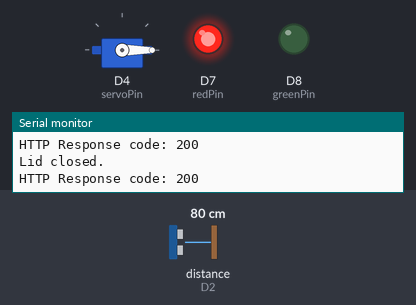
Recording of a sketch running on a simulated ESP8266 (NodeMCU). On the bench: servo, output pins drawn as LEDs (lit = HIGH), the last lines printed to the serial monitor. Wiring (inferred from the names in the program): ultrasonic range finder: trigger D1; echo D2. Inputs (shaded band) come from the test bench; at power-on: distance to the obstacle (sensor on D2) 80 cm. The echo pulse lasts 58.3 µs per cm; WiFi joins after 1.5 s; servers stay silent unless stated; uploads are accepted with an empty reply; pins used as bus, display or sensor lines are not drawn.

Above: at 2.8 s.
2.9 s: distance to the obstacle (sensor on D2) set to 22 cm
4.4 s: distance to the obstacle (sensor on D2) set to 19 cm
At 5.3 s:
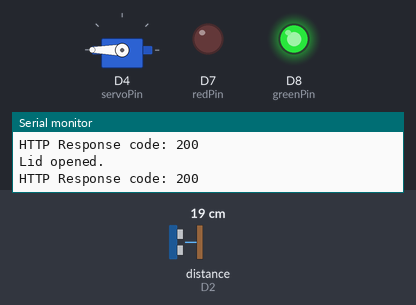
6.0 s: distance to the obstacle (sensor on D2) set to 35 cm
At 6.8 s:
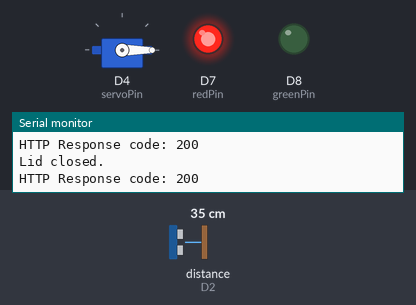
7.6 s: distance to the obstacle (sensor on D2) set to 2 cm
At 8.4 s:
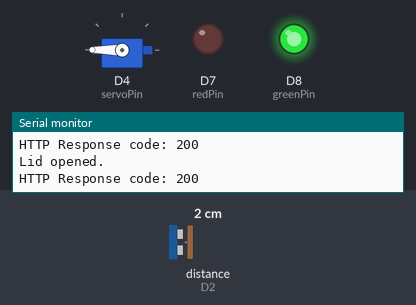
9.2 s: distance to the obstacle (sensor on D2) set to 60 cm
At 9.9 s:
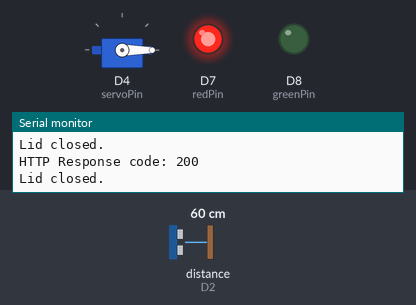
Timing chart, 0 to 11.8 s (numbered marks = the images above; inputs shaded):
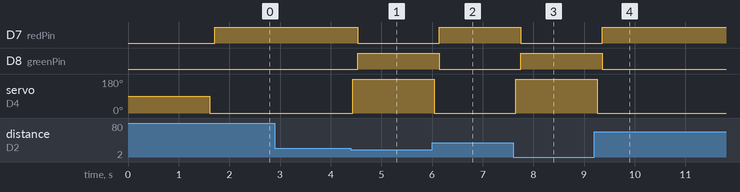

Measured:
- the behaviour switches between 21 and 20 cm on distance to the obstacle (sensor on D2) (found by bisection; images 0 and 1)
- after the input at 4.4 s, D7 (redPin): HIGH → LOW after 0.13 s; D8 (greenPin): LOW → HIGH after 0.13 s; servo on D4 (servoPin): 0° → 180° at once
- after the input at 6.0 s, D7 (redPin): LOW → HIGH after 0.14 s; D8 (greenPin): HIGH → LOW after 0.14 s; servo on D4 (servoPin): 180° → 0° at once
- after the input at 7.6 s, D7 (redPin): HIGH → LOW after 0.15 s; D8 (greenPin): LOW → HIGH after 0.15 s; servo on D4 (servoPin): 0° → 180° after 0.05 s
- after the input at 9.2 s, D7 (redPin): LOW → HIGH after 0.16 s; D8 (greenPin): HIGH → LOW after 0.16 s; servo on D4 (servoPin): 180° → 0° after 0.06 s

The sketch:

sketch_mar26a.ino
```cpp
#include <Servo.h> // Include the Servo library
#include <ESP8266WiFi.h>
#include <ESP8266HTTPClient.h>

const int trigPin = D1;    // Trig pin of the Ultrasonic Sensor
const int echoPin = D2;    // Echo pin of the Ultrasonic Sensor
const int servoPin = D4;   // Pin connected to the Servo Motor
const int redPin = D7;     // Pin for the red LED
const int greenPin = D8;   // Pin for the green LED

Servo myServo;  // Servo Motor object

long duration;
int distance;

// Add Line Notify library
#include <TridentTD_LineNotify.h>

#define SSID        "Kuri"                                     // Insert your WiFi SSID
#define PASSWORD    "55555555"                                 // Insert your WiFi password
#define LINE_TOKEN  "Xx2MBPpo3kO6S7y3aeIkYbSgOjEPFXoudkFR8j6DG4I" // Insert your Line Notify token

void setup() {
  Serial.begin(9600);
  Serial.println(LINE.getVersion());

  // Connect to WiFi
  WiFi.begin(SSID, PASSWORD);
  Serial.printf("WiFi connecting to %s\n",  SSID);
  while (WiFi.status() != WL_CONNECTED) {
    Serial.print(".");
    delay(400);
  }
  Serial.printf("\nWiFi connected\nIP : ");
  Serial.println(WiFi.localIP());

  // Initialize Line Notify with token
  LINE.setToken(LINE_TOKEN);

  // Initialize pins
  pinMode(trigPin, OUTPUT);
  pinMode(echoPin, INPUT);
  pinMode(redPin, OUTPUT);
  pinMode(greenPin, OUTPUT);
  myServo.attach(servoPin);
}

void loop() {
  // Send Ultrasonic signal to measure distance
  digitalWrite(trigPin, LOW);
  delayMicroseconds(2);
  digitalWrite(trigPin, HIGH);
  delayMicroseconds(10);
  digitalWrite(trigPin, LOW);

  duration = pulseIn(echoPin, HIGH); // Receive the time taken for the signal to return
  distance = duration * 0.034 / 2;   // Calculate distance in centimeters

  // Check the distance
  if (distance < 20) {
    openLid();  // Open the trash can lid
    Serial.println("Lid opened."); // Print message to Serial Monitor indicating the lid is open
    digitalWrite(redPin, LOW); // Turn off the red LED
    digitalWrite(greenPin, HIGH); // Turn on the green LED
    sendLineNotification("Trash can lid is open."); // Send Line Notify notification
    sendStatusToServer(true); // Send lid status to server
  } else {
    closeLid(); // Close the trash can lid
    Serial.println("Lid closed."); // Print message to Serial Monitor indicating the lid is closed
    digitalWrite(redPin, HIGH); // Turn on the red LED
    digitalWrite(greenPin, LOW); // Turn off the green LED
    sendLineNotification("Trash can lid is closed."); // Send Line Notify notification
    sendStatusToServer(false); // Send lid status to server
  }
  delay(100); // Delay for stability
}

// Function to open the trash can lid
void openLid() {
  myServo.write(180); // Rotate Servo Motor to open the lid
  delay(100); // Wait for the lid to fully open
}

// Function to close the trash can lid
void closeLid() {
  myServo.write(0); // Rotate Servo Motor to close the lid
  delay(100); // Wait for the lid to fully close
}

// Function to send Line Notify notification
void sendLineNotification(String message) {
  LINE.notify(message);
}

// Function to send lid status to server
void sendStatusToServer(bool lidOpen) {
  if (WiFi.status() == WL_CONNECTED) {
    WiFiClient client;
    HTTPClient http;
    http.begin(client, "http://192.168.81.44/workhard/distance.php"); // Change URL accordingly
    http.addHeader("Content-Type", "application/x-www-form-urlencoded");
    int httpCode = http.POST("lidOpen=" + String(lidOpen) + "&time=" + getTimeStamp()); // Send lid status and time value
    Serial.printf("HTTP Response code: %d\n", httpCode);
    http.end();
  } else {
    Serial.println("WiFi Disconnected. Unable to send HTTP request.");
  }

}
String getTimeStamp() {
  unsigned long currentMillis = millis();
  unsigned long seconds = currentMillis / 1000;
  unsigned long minutes = seconds / 60;
  unsigned long hours = minutes / 60;
  unsigned long days = hours / 24;

  String timeStamp = String(days) + "-" + String(hours % 24) + ":" + String(minutes % 60) + ":" + String(seconds % 60);
  return timeStamp;
}
```
